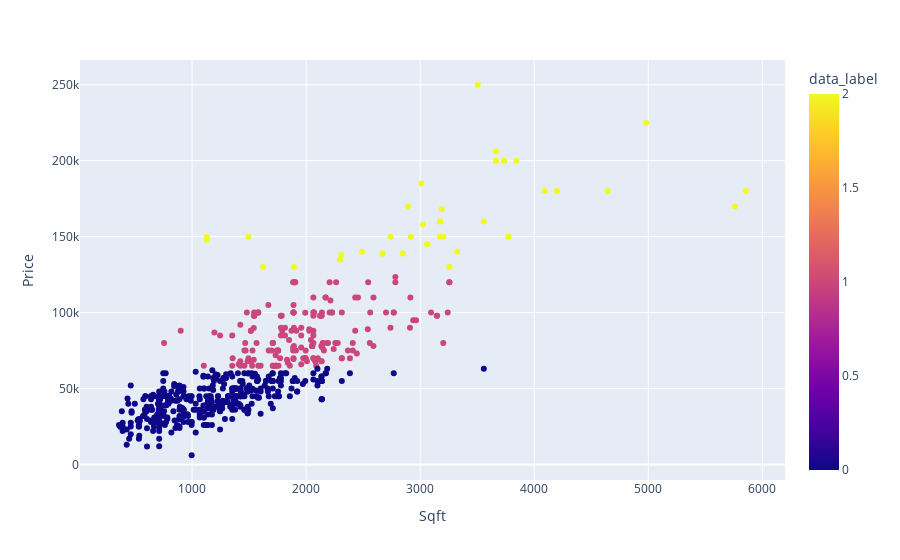

Notebook code cell kept with this figure:
### Code cell
px.scatter(new_df,x='Sqft',y='Price', color='data_label')

### Figure 1 — Plotly figure (JSON) as saved in the notebook; plotly's stock layout.template omitted (floating-point values rounded to 4 significant figures; data arrays with more than 128 entries replaced by an {"elided": "..."} marker saying what was removed)
{"data": [{"hovertemplate": "Sqft=%{x}<br>Price=%{y}<br>data_label=%{marker.color}<extra></extra>", "legendgroup": "", "marker": {"color": {"elided": "645 int values"}, "coloraxis": "coloraxis", "symbol": "circle"}, "mode": "markers", "name": "", "orientation": "v", "showlegend": false, "type": "scatter", "x": {"elided": "645 float values"}, "xaxis": "x", "y": {"elided": "645 int values"}, "yaxis": "y"}], "layout": {"coloraxis": {"colorbar": {"title": {"text": "data_label"}}, "colorscale": [[0, "#0d0887"], [0.1111, "#46039f"], [0.2222, "#7201a8"], [0.3333, "#9c179e"], [0.4444, "#bd3786"], [0.5556, "#d8576b"], [0.6667, "#ed7953"], [0.7778, "#fb9f3a"], [0.8889, "#fdca26"], [1, "#f0f921"]]}, "legend": {"tracegroupgap": 0}, "margin": {"t": 60}, "xaxis": {"anchor": "y", "domain": [0, 1], "title": {"text": "Sqft"}}, "yaxis": {"anchor": "x", "domain": [0, 1], "title": {"text": "Price"}}}}
